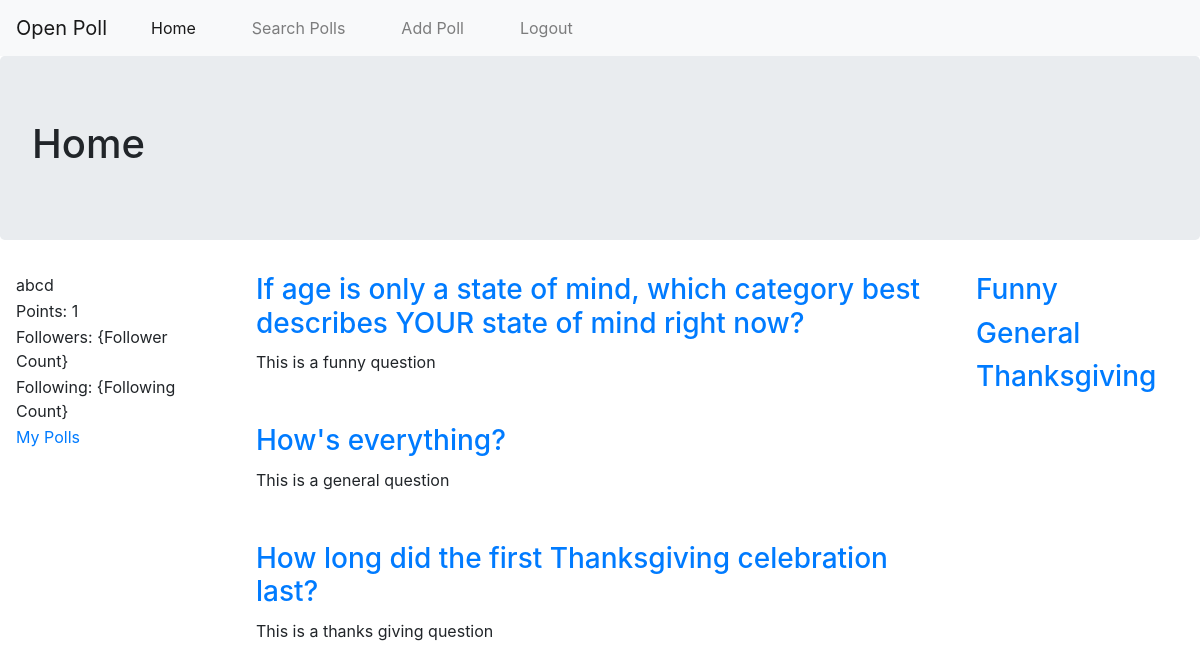
The page / (signed in) on the database its author committed.
### BaseApp/models.py (models this page shows, shortened)
class UserProfile(models.Model):
    user = models.OneToOneField(User, on_delete=models.CASCADE, related_name="user_profile")
    user_points = models.PositiveIntegerField(default=1)
    profile_pic = models.ImageField(upload_to='profile_pic', blank=True, null=True, default='')

class Question(models.Model):
    user = models.ForeignKey('UserProfile', on_delete=models.CASCADE)
    question_text = models.CharField(max_length=300, blank=False)
    question_topic = models.CharField(max_length=300, default="Misc")
    question_comments = models.TextField(max_length=500, blank=True)
    responders = models.ManyToManyField(UserProfile, related_name="questions")

### BaseApp/views.py (the view)
# urls.py: path('', views.HomeView.as_view()),
class HomeView(View):
    template_name = 'BaseApp/base.html'
    def get(self, request):
        return render(request, self.template_name, {'list_title':'Home', 'question_list':c_util.getTopQuestions(3)})

### BaseApp/content_util.py (called while the page is built)
def getTopQuestions(n): # TODO: Have some specific params for selecting top questions
    qList = Question.objects.all()
    l = len(qList)
    if(l < n):
        n = l
    return qList[:3]

### templates/BaseApp/base.html (shortened to what this page needs)
<!DOCTYPE html>
{% load static %}
<html lang="en" dir="ltr">
  <head>
    <link rel="stylesheet" href="https://stackpath.bootstrapcdn.com/bootstrap/4.4.1/css/bootstrap.min.css">
    <link rel="stylesheet" href="{% static 'css/base.css' %}">
  </head>
  <body>
    <nav class="navbar navbar-expand-lg navbar-light bg-light nav-fill">
      <a class="navbar-brand" href="{% url 'base_app:Home' %}">Open Poll</a>
      <div class="collapse navbar-collapse" id="navbarNav">
        <ul class="navbar-nav">
          <li class="nav-item active">
            <a class="nav-link" href="{% url 'base_app:Home' %}">Home</a>
          </li>
          <li class="nav-item">
            <a class="nav-link" href="{% url 'base_app:poll_search' %}">Search Polls</a>
          </li>
          <li>
            {% if user.is_authenticated %}
            <a class="nav-link" href="{% url 'base_app:add_poll' %}">Add Poll</a>
            <li class="nav-item">
              <a class="nav-link" href="{% url 'base_app:user_logout' %}">Logout</a>
            </li>
            {% else %}
              <button type="button" class="nav-item btn btn-outline-success" data-toggle="modal" data-target="#loginModal" name="button">LogIn</button>
              <li class="nav-item">
                <a class="nav-link" data-toggle="modal" data-target="#signupModal" href="#">SignUp</a>
              </li>
            {% endif %}
          </li>
        </ul>
      </div>
    </nav>
  <div class="jumbotron">
    <h1>{{ list_title }}</h1>
  </div>
    {% block left_block %}
    <div class="profile_info container">
      <table>
        <tr><td>{{ user.username }}</td></tr>
        <tr><td>Points: {{ user.user_profile.user_points }}</td></tr>
        <tr><td>Followers: {Follower Count}</td></tr>
        <tr><td>Following: {Following Count}</td></tr>
        {% if user.is_authenticated %}
        <tr><td><a href="{% url 'base_app:poll_list' %}">My Polls</a></td></tr>
        {% endif %}
      </table>
    </div>
    {% endblock %}
    {% block main_list_block %}
      <div class="main_list container">
        <table>
          {% for q in question_list %}
            <tr>
              <table>
                <tr> <td> <a href="{% url 'base_app:poll' q.id %}"> <h3> {{q.question_text}} </h3> </a> </td></tr>
                <tr> <td> {{q.question_comments}} </td></tr>
              </table>
              <br>
              <br>
            </tr>
          {% endfor %}
        </table>
      </div>
    {% endblock %}
    {% block topic_block %}
      <div class=" container topic_list">
        <table>
          {% for q in question_list %}
            <tr> <td><h3> <a href="{% url 'base_app:poll_list' q.question_topic %}"> {{ q.question_topic }}</a></h3></td></tr>
          {% endfor %}
        </table>
      </div>
    {% endblock %}
  </body>
</html>

### static/css/base.css (style rules this page uses)
* { box-sizing: border-box; }
.profile_info { width: 20%; float: left; }
.topic_list { width: 20%; float: right; }
.main_list { width: 60%; float: left; }
.navbar-nav > li { padding-left: 20px; padding-right: 20px; }

### rows shown on the page
Question: question_text "If age is only a state of mind, which category best describes YOUR state of mind right now?", question_comments "This is a funny question", question_topic "Funny"
Question: question_text "How's everything?", question_comments "This is a general question", question_topic "General"
Question: question_text "How long did the first Thanksgiving celebration last?", question_comments "This is a thanks giving question", question_topic "Thanksgiving"

### other values the page prints
{{ list_title }} "Home"
{{ user.username }} "abcd"
{{ user.user_profile.user_points }} "1"
